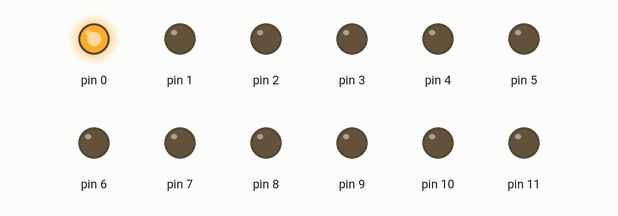
A sketch run on a simulated Arduino Uno, built with avr-gcc and run on an emulated ATmega328P. Parts: output pins drawn as LEDs (lit = HIGH).

Above: at 0.1 s.
At 15.6 s:
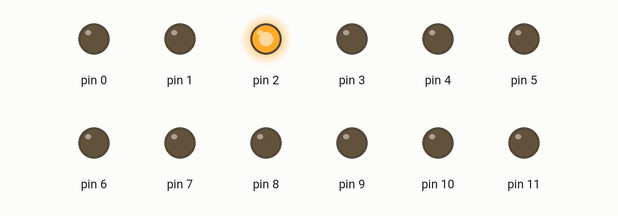
At 31.1 s:
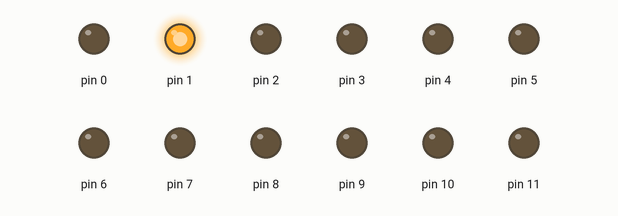
At 33.3 s:
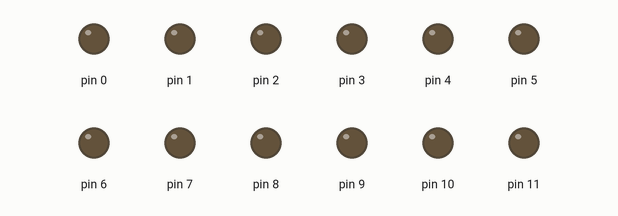
At 35.6 s:
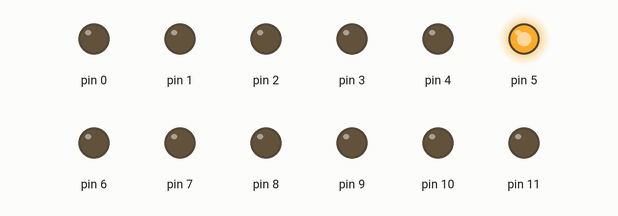
Timing chart, 0 to 37.1 s (numbered marks = the images above):
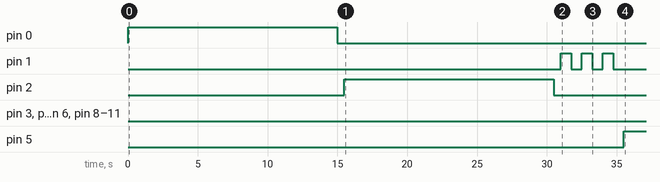

The sketch:

traffic_lights.ino
```cpp
void setup() {
  // initialize digital pin 13 as an output.
 pinMode(0, OUTPUT);
 pinMode(1, OUTPUT);
 pinMode(2, OUTPUT);
 pinMode(3, OUTPUT);
 pinMode(4, OUTPUT);
 pinMode(5, OUTPUT);
 pinMode(6, OUTPUT);
 pinMode(7, OUTPUT);
 pinMode(8, OUTPUT);
 pinMode(9, OUTPUT);
 pinMode(10, OUTPUT);
 pinMode(11, OUTPUT);
}

// the loop function runs over and over again forever
void loop() {
  digitalWrite(0, HIGH);
  delay(15000);
  digitalWrite(0, LOW);
  delay(500);


 digitalWrite(2, HIGH);
  delay(15000);
  digitalWrite(2, LOW);
  delay(500);


 digitalWrite(1, HIGH);
  delay(750);
  digitalWrite(1, LOW);
  delay(750);

 digitalWrite(1, HIGH);
  delay(750);
  digitalWrite(1, LOW);
  delay(750);

 digitalWrite(1, HIGH);
  delay(750);
  digitalWrite(1, LOW);
  delay(750);


 digitalWrite(5, HIGH);
  delay(15000);
  digitalWrite(5, LOW);
  delay(500);


 digitalWrite(3, HIGH);
  delay(15000);
  digitalWrite(3, LOW);
  delay(500);


 digitalWrite(4, HIGH);
  delay(750);
  digitalWrite(4, LOW);
  delay(750);

 digitalWrite(4, HIGH);
  delay(750);
  digitalWrite(4, LOW);
  delay(750);

 digitalWrite(4, HIGH);
  delay(750);
  digitalWrite(4, LOW);
  delay(750);


 digitalWrite(11, HIGH);
  delay(15000);
  digitalWrite(11, LOW);
  delay(500);


 digitalWrite(9, HIGH);
  delay(15000);
  digitalWrite(9, LOW);
  delay(500);


 digitalWrite(10, HIGH);
  delay(750);
  digitalWrite(10, LOW);
  delay(750);

 digitalWrite(10, HIGH);
  delay(750);
  digitalWrite(10, LOW);
  delay(750);

 digitalWrite(10, HIGH);
  delay(750);
  digitalWrite(10, LOW);
  delay(750);


 digitalWrite(8, HIGH);
  delay(15000);
  digitalWrite(8, LOW);
  delay(500);


 digitalWrite(6, HIGH);
  delay(15000);
  digitalWrite(6, LOW);
  delay(500);


 digitalWrite(7, HIGH);
  delay(750);
  digitalWrite(7, LOW);
  delay(750);

 digitalWrite(7, HIGH);
  delay(750);
  digitalWrite(7, LOW);
  delay(750);

 digitalWrite(7, HIGH);
  delay(750);
  digitalWrite(7, LOW);
  delay(750);
}
```

Measured:
- by itself, pin 0: LOW → HIGH at 0.00 s, → LOW 15.0 s later
- by itself, pin 1: LOW → HIGH at 31.0 s, → LOW 0.75 s later, → HIGH 0.75 s later, → LOW 0.75 s later, … (6 changes in this stretch)
- by itself, pin 2: LOW → HIGH at 15.5 s, → LOW 15.0 s later
- by itself, pin 5: LOW → HIGH at 35.5 s
